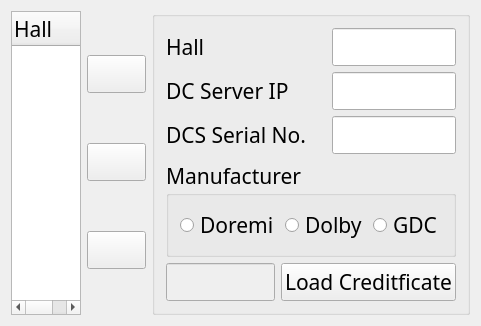
<ui version="4.0" >
 <class>TkrClass</class>
 <widget class="QWidget" name="TkrClass" >
  <property name="geometry" >
   <rect>
    <x>0</x>
    <y>0</y>
    <width>458</width>
    <height>300</height>
   </rect>
  </property>
  <property name="font" >
   <font>
    <family>Book Antiqua</family>
    <pointsize>16</pointsize>
    <weight>50</weight>
    <italic>false</italic>
    <bold>false</bold>
    <underline>false</underline>
    <strikeout>false</strikeout>
   </font>
  </property>
  <property name="windowTitle" >
   <string>Tkr</string>
  </property>
  <layout class="QHBoxLayout" name="horizontalLayout" >
   <item>
    <widget class="QTreeWidget" name="treeWidget" >
     <column>
      <property name="text" >
       <string>Hall</string>
      </property>
     </column>
     <column>
      <property name="text" >
       <string>DCServer IP</string>
      </property>
     </column>
     <column>
      <property name="text" >
       <string>DCS Serial No.</string>
      </property>
     </column>
     <column>
      <property name="text" >
       <string>Certificate</string>
      </property>
     </column>
     <column>
      <property name="text" >
       <string>Manufacturer</string>
      </property>
     </column>
    </widget>
   </item>
   <item>
    <layout class="QVBoxLayout" name="verticalLayout" >
     <item>
      <widget class="QPushButton" name="pushButton" >
       <property name="icon" >
        <iconset resource="cinecastui.qrc" >
         <normaloff>:/CineCastUi/Resources/right.png</normaloff>:/CineCastUi/Resources/right.png</iconset>
       </property>
       <property name="iconSize" >
        <size>
         <width>32</width>
         <height>32</height>
        </size>
       </property>
      </widget>
     </item>
     <item>
      <widget class="QPushButton" name="pushButton_2" >
       <property name="icon" >
        <iconset resource="cinecastui.qrc" >
         <normaloff>:/CineCastUi/Resources/left.png</normaloff>:/CineCastUi/Resources/left.png</iconset>
       </property>
       <property name="iconSize" >
        <size>
         <width>32</width>
         <height>32</height>
        </size>
       </property>
      </widget>
     </item>
     <item>
      <widget class="QPushButton" name="pushButton_3" >
       <property name="icon" >
        <iconset resource="cinecastui.qrc" >
         <normaloff>:/CineCastUi/Resources/delete.png</normaloff>:/CineCastUi/Resources/delete.png</iconset>
       </property>
       <property name="iconSize" >
        <size>
         <width>32</width>
         <height>32</height>
        </size>
       </property>
      </widget>
     </item>
    </layout>
   </item>
   <item>
    <widget class="QGroupBox" name="groupBox" >
     <layout class="QVBoxLayout" name="verticalLayout_3" >
      <item>
       <layout class="QHBoxLayout" name="horizontalLayout_2" >
        <item>
         <widget class="QLabel" name="label" >
          <property name="minimumSize" >
           <size>
            <width>160</width>
            <height>0</height>
           </size>
          </property>
          <property name="text" >
           <string>Hall</string>
          </property>
         </widget>
        </item>
        <item>
         <widget class="QLineEdit" name="lineEdit" />
        </item>
       </layout>
      </item>
      <item>
       <layout class="QHBoxLayout" name="horizontalLayout_3" >
        <item>
         <widget class="QLabel" name="label_2" >
          <property name="minimumSize" >
           <size>
            <width>160</width>
            <height>0</height>
           </size>
          </property>
          <property name="text" >
           <string>DC Server IP</string>
          </property>
         </widget>
        </item>
        <item>
         <widget class="QLineEdit" name="lineEdit_2" />
        </item>
       </layout>
      </item>
      <item>
       <layout class="QHBoxLayout" name="horizontalLayout_4" >
        <item>
         <widget class="QLabel" name="label_3" >
          <property name="minimumSize" >
           <size>
            <width>160</width>
            <height>0</height>
           </size>
          </property>
          <property name="text" >
           <string>DCS Serial No.</string>
          </property>
         </widget>
        </item>
        <item>
         <widget class="QLineEdit" name="lineEdit_3" />
        </item>
       </layout>
      </item>
      <item>
       <widget class="QGroupBox" name="groupBox_2" >
        <property name="title" >
         <string>Manufacturer</string>
        </property>
        <layout class="QHBoxLayout" name="horizontalLayout_5" >
         <item>
          <widget class="QRadioButton" name="radioButton" >
           <property name="text" >
            <string>Doremi</string>
           </property>
          </widget>
         </item>
         <item>
          <widget class="QRadioButton" name="radioButton_2" >
           <property name="text" >
            <string>Dolby</string>
           </property>
          </widget>
         </item>
         <item>
          <widget class="QRadioButton" name="radioButton_3" >
           <property name="text" >
            <string>GDC</string>
           </property>
          </widget>
         </item>
        </layout>
       </widget>
      </item>
      <item>
       <layout class="QHBoxLayout" name="horizontalLayout_6" >
        <item>
         <widget class="QLineEdit" name="lineEdit_4" >
          <property name="enabled" >
           <bool>false</bool>
          </property>
         </widget>
        </item>
        <item>
         <widget class="QPushButton" name="pushButton_4" >
          <property name="text" >
           <string>Load Creditficate</string>
          </property>
         </widget>
        </item>
       </layout>
      </item>
      <item>
       <spacer name="verticalSpacer" >
        <property name="orientation" >
         <enum>Qt::Vertical</enum>
        </property>
        <property name="sizeHint" stdset="0" >
         <size>
          <width>20</width>
          <height>40</height>
         </size>
        </property>
       </spacer>
      </item>
     </layout>
    </widget>
   </item>
  </layout>
 </widget>
 <layoutdefault spacing="6" margin="11" />
 <resources>
  <include location="cinecastui.qrc" />
 </resources>
 <connections/>
</ui>
